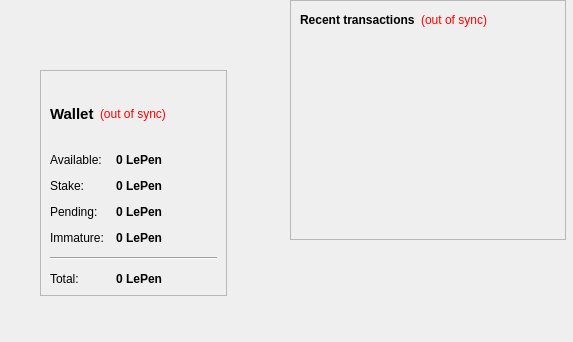
<?xml version="1.0" encoding="UTF-8"?>
<ui version="4.0">
 <class>OverviewPage</class>
 <widget class="QWidget" name="OverviewPage">
  <property name="geometry">
   <rect>
    <x>0</x>
    <y>0</y>
    <width>573</width>
    <height>342</height>
   </rect>
  </property>
  <property name="windowTitle">
   <string>Form</string>
  </property>
  <property name="styleSheet">
   <string notr="true">QListView { background: transparent; }</string>
  </property>
  <widget class="QWidget" name="layoutWidget">
   <property name="geometry">
    <rect>
     <x>40</x>
     <y>70</y>
     <width>187</width>
     <height>226</height>
    </rect>
   </property>
   <layout class="QVBoxLayout" name="verticalLayout_2">
    <item>
     <widget class="QFrame" name="frame">
      <property name="styleSheet">
       <string notr="true">QListView { background: transparent; }</string>
      </property>
      <property name="frameShape">
       <enum>QFrame::StyledPanel</enum>
      </property>
      <property name="frameShadow">
       <enum>QFrame::Raised</enum>
      </property>
      <layout class="QVBoxLayout" name="verticalLayout_4">
       <item>
        <layout class="QHBoxLayout" name="horizontalLayout_4">
         <item>
          <widget class="QLabel" name="label_5">
           <property name="font">
            <font>
             <pointsize>11</pointsize>
             <weight>75</weight>
             <bold>true</bold>
            </font>
           </property>
           <property name="text">
            <string>Wallet</string>
           </property>
          </widget>
         </item>
         <item>
          <widget class="QLabel" name="labelWalletStatus">
           <property name="toolTip">
            <string>The displayed information may be out of date. Your wallet automatically synchronizes with the LePen network after a connection is established, but this process has not completed yet.</string>
           </property>
           <property name="styleSheet">
            <string notr="true">QLabel { color: red; }</string>
           </property>
           <property name="text">
            <string notr="true">(out of sync)</string>
           </property>
           <property name="alignment">
            <set>Qt::AlignLeading|Qt::AlignLeft|Qt::AlignVCenter</set>
           </property>
          </widget>
         </item>
         <item>
          <spacer name="horizontalSpacer_2">
           <property name="orientation">
            <enum>Qt::Horizontal</enum>
           </property>
           <property name="sizeHint" stdset="0">
            <size>
             <width>40</width>
             <height>20</height>
            </size>
           </property>
          </spacer>
         </item>
        </layout>
       </item>
       <item>
        <layout class="QFormLayout" name="formLayout_2">
         <property name="fieldGrowthPolicy">
          <enum>QFormLayout::AllNonFixedFieldsGrow</enum>
         </property>
         <property name="horizontalSpacing">
          <number>12</number>
         </property>
         <property name="verticalSpacing">
          <number>12</number>
         </property>
         <item row="0" column="0">
          <widget class="QLabel" name="label">
           <property name="text">
            <string>Available:</string>
           </property>
          </widget>
         </item>
         <item row="0" column="1">
          <widget class="QLabel" name="labelBalance">
           <property name="font">
            <font>
             <weight>75</weight>
             <bold>true</bold>
            </font>
           </property>
           <property name="cursor">
            <cursorShape>IBeamCursor</cursorShape>
           </property>
           <property name="toolTip">
            <string>Your current spendable balance</string>
           </property>
           <property name="text">
            <string notr="true">0 LePen</string>
           </property>
           <property name="textInteractionFlags">
            <set>Qt::LinksAccessibleByMouse|Qt::TextSelectableByKeyboard|Qt::TextSelectableByMouse</set>
           </property>
          </widget>
         </item>
         <item row="1" column="0">
          <widget class="QLabel" name="label_6">
           <property name="text">
            <string>Stake:</string>
           </property>
          </widget>
         </item>
         <item row="1" column="1">
          <widget class="QLabel" name="labelStake">
           <property name="font">
            <font>
             <weight>75</weight>
             <bold>true</bold>
            </font>
           </property>
           <property name="cursor">
            <cursorShape>IBeamCursor</cursorShape>
           </property>
           <property name="toolTip">
            <string>Total of coins that was staked, and do not yet count toward the current balance</string>
           </property>
           <property name="text">
            <string notr="true">0 LePen</string>
           </property>
           <property name="textInteractionFlags">
            <set>Qt::LinksAccessibleByMouse|Qt::TextSelectableByKeyboard|Qt::TextSelectableByMouse</set>
           </property>
          </widget>
         </item>
         <item row="2" column="0">
          <widget class="QLabel" name="label_3">
           <property name="text">
            <string>Pending:</string>
           </property>
          </widget>
         </item>
         <item row="3" column="0">
          <widget class="QLabel" name="labelImmatureText">
           <property name="text">
            <string>Immature:</string>
           </property>
          </widget>
         </item>
         <item row="3" column="1">
          <widget class="QLabel" name="labelImmature">
           <property name="font">
            <font>
             <weight>75</weight>
             <bold>true</bold>
            </font>
           </property>
           <property name="toolTip">
            <string>Mined balance that has not yet matured</string>
           </property>
           <property name="text">
            <string notr="true">0 LePen</string>
           </property>
           <property name="textInteractionFlags">
            <set>Qt::LinksAccessibleByMouse|Qt::TextSelectableByKeyboard|Qt::TextSelectableByMouse</set>
           </property>
          </widget>
         </item>
         <item row="4" column="0" colspan="2">
          <widget class="Line" name="line">
           <property name="orientation">
            <enum>Qt::Horizontal</enum>
           </property>
          </widget>
         </item>
         <item row="5" column="0">
          <widget class="QLabel" name="labelTotalText">
           <property name="text">
            <string>Total:</string>
           </property>
          </widget>
         </item>
         <item row="5" column="1">
          <widget class="QLabel" name="labelTotal">
           <property name="font">
            <font>
             <weight>75</weight>
             <bold>true</bold>
            </font>
           </property>
           <property name="cursor">
            <cursorShape>IBeamCursor</cursorShape>
           </property>
           <property name="toolTip">
            <string>Your current total balance</string>
           </property>
           <property name="text">
            <string notr="true">0 LePen</string>
           </property>
           <property name="textInteractionFlags">
            <set>Qt::LinksAccessibleByMouse|Qt::TextSelectableByKeyboard|Qt::TextSelectableByMouse</set>
           </property>
          </widget>
         </item>
         <item row="2" column="1">
          <widget class="QLabel" name="labelUnconfirmed">
           <property name="font">
            <font>
             <weight>75</weight>
             <bold>true</bold>
            </font>
           </property>
           <property name="cursor">
            <cursorShape>IBeamCursor</cursorShape>
           </property>
           <property name="toolTip">
            <string>Total of transactions that have yet to be confirmed, and do not yet count toward the current balance</string>
           </property>
           <property name="text">
            <string notr="true">0 LePen</string>
           </property>
           <property name="textInteractionFlags">
            <set>Qt::LinksAccessibleByMouse|Qt::TextSelectableByKeyboard|Qt::TextSelectableByMouse</set>
           </property>
          </widget>
         </item>
        </layout>
       </item>
      </layout>
     </widget>
    </item>
   </layout>
  </widget>
  <widget class="QFrame" name="frame_2">
   <property name="geometry">
    <rect>
     <x>290</x>
     <y>0</y>
     <width>276</width>
     <height>240</height>
    </rect>
   </property>
   <property name="frameShape">
    <enum>QFrame::StyledPanel</enum>
   </property>
   <property name="frameShadow">
    <enum>QFrame::Raised</enum>
   </property>
   <layout class="QVBoxLayout" name="verticalLayout">
    <item>
     <layout class="QHBoxLayout" name="horizontalLayout_2">
      <item>
       <widget class="QLabel" name="label_4">
        <property name="text">
         <string>&lt;b&gt;Recent transactions&lt;/b&gt;</string>
        </property>
       </widget>
      </item>
      <item>
       <widget class="QLabel" name="labelTransactionsStatus">
        <property name="toolTip">
         <string>The displayed information may be out of date. Your wallet automatically synchronizes with the LePen network after a connection is established, but this process has not completed yet.</string>
        </property>
        <property name="styleSheet">
         <string notr="true">QLabel { color: red; }</string>
        </property>
        <property name="text">
         <string notr="true">(out of sync)</string>
        </property>
        <property name="alignment">
         <set>Qt::AlignRight|Qt::AlignTrailing|Qt::AlignVCenter</set>
        </property>
       </widget>
      </item>
      <item>
       <spacer name="horizontalSpacer">
        <property name="orientation">
         <enum>Qt::Horizontal</enum>
        </property>
        <property name="sizeHint" stdset="0">
         <size>
          <width>40</width>
          <height>20</height>
         </size>
        </property>
       </spacer>
      </item>
     </layout>
    </item>
    <item>
     <layout class="QVBoxLayout" name="verticalLayout_3">
      <item>
       <spacer name="verticalSpacer_2">
        <property name="orientation">
         <enum>Qt::Vertical</enum>
        </property>
        <property name="sizeHint" stdset="0">
         <size>
          <width>20</width>
          <height>40</height>
         </size>
        </property>
       </spacer>
      </item>
     </layout>
    </item>
    <item>
     <widget class="QListView" name="listTransactions">
      <property name="styleSheet">
       <string notr="true">QListView { background: transparent; }</string>
      </property>
      <property name="frameShape">
       <enum>QFrame::NoFrame</enum>
      </property>
      <property name="verticalScrollBarPolicy">
       <enum>Qt::ScrollBarAlwaysOff</enum>
      </property>
      <property name="horizontalScrollBarPolicy">
       <enum>Qt::ScrollBarAlwaysOff</enum>
      </property>
      <property name="selectionMode">
       <enum>QAbstractItemView::NoSelection</enum>
      </property>
     </widget>
    </item>
   </layout>
  </widget>
 </widget>
 <resources/>
 <connections/>
</ui>
